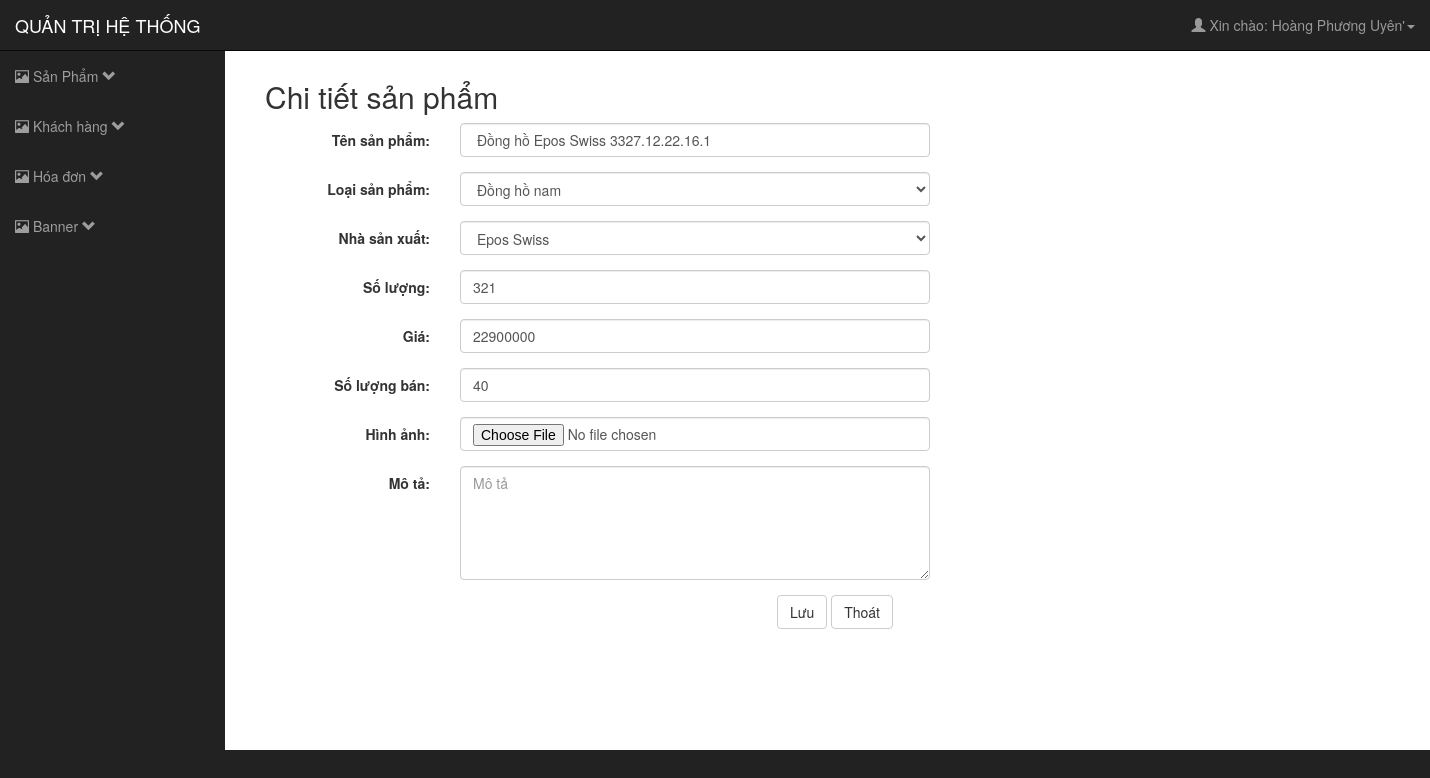
The page /WebShop/Admin/index.php?action=edit&ma_sp=6 (signed in) on the database its author committed.
### tables this page shows
CREATE TABLE `sanpham` (
  `ma_sp` int(11) NOT NULL,
  `ten_sp` varchar(40) NOT NULL,
  `don_gia` int(11) NOT NULL,
  `hinh_anh` varchar(100) NOT NULL,
  `ma_loai_sp` int(11) NOT NULL,
  `ma_nsx` int(11) NOT NULL,
  `so_luong` int(11) NOT NULL,
  `thong_tin` varchar(200) NOT NULL,
  `so_luong_ban` int(11) NOT NULL,
  `chi_tiet_sp` varchar(200) NOT NULL,
  `khuyen_mai` varchar(100) NOT NULL
);

### WebShop/Admin/index.php (called while the page is built, shortened)
<?php
    include "config.php";
 ?>
<?php
    include "controller/controller_login.php";
?>

### WebShop/Admin/config.php (called while the page is built, shortened)
 <?php
class config
{
	var $conn = "";
	var $sql = "";
	public function __construct($hostname="localhost", $dbname="shop_dongho", $user="root",$pass=""){
		try		{
		$this->conn = new PDO("mysql:host=$hostname; dbname=$dbname; charset=utf8","$user","$pass");
		$this->conn->setAttribute(PDO::ATTR_ERRMODE, PDO::ERRMODE_EXCEPTION);
		}
		catch(PDOException $e){
			exit("Không kết nối được với csdl !");
		}
	}
	public function setQuery($sql){
		$this->sql = $sql;
	}
	public function execute($options = array()){
		try	{
			$this->cursor = $this->conn->prepare($this->sql);
			$this->cursor->execute($options);
			return $this->cursor;
		}
		catch(PDOException $e){
			return false;
		}
	}
	public function loadAllRows($options = array()){
		if(!$options){
			if (!$result = $this->execute())
				return false;
		}
		else {
			if (!$result = $this->execute($options))
				return false;
		}
		return $result->fetchAll(PDO::FETCH_OBJ);
	}
	public function loadRow($options = array()){
		if(!$options){
			if (!$result = $this->execute())
				return false;
		}
		else {
			if (!$result = $this->execute($options))
				return false;
		}
		return $result->fetch(PDO::FETCH_OBJ);
	}
}
?>

### WebShop/Admin/model/SanPhamModel.php (called while the page is built, shortened)
<?php
include_once("config.php");
class SanPhamModel extends config
{
	public function getAllLoaiSanPham(){
		return $this->loadAllRows();
	}
	public function getAllNhaSanXuat(){
		return $this->loadAllRows();
	}
	public function getSanPhamById($id)
	{
		return $this->loadRow(array($id));
	}
}

### WebShop/Admin/view/sanpham/suasanpham.php (the view, shortened to what this page needs)
<div class="container">
  <h2>Chi tiết sản phẩm</h2>
   <form class="form-horizontal" method="post">
    <div class="form-group">
      <label class="control-label col-sm-2" >Tên sản phẩm:</label>
      <div class="col-sm-10" style="width:500px;">
        <input type="text" class="form-control" id="ten_sp" placeholder="Tên sản phẩm" name="ten_sp" value="<?=$SanPham->ten_sp?>">
      </div>
    </div>
    <div class="form-group">
        <label for="type" class="col-sm-2 control-label">Loại sản phẩm:</label>
        <div class="col-sm-10" style="width:500px;">
            <div class="fg-line">
                <select class="form-control" id="ma_loai_sp" name="ma_loai_sp" title="Chọn loại sản phẩm">
                <?php foreach ($LoaiSanPham as $Loai) { ?>
                	 <option value='<?=$Loai->ma_loai_sp?>'><?=$Loai->loai_dong_ho?></option>
                  <?php } ?>
                </select>
            </div>
        </div>
     </div>
      <div class="form-group">
        <label for="type" class="col-sm-2 control-label">Nhà sản xuất:</label>
        <div class="col-sm-10" style="width:500px;">
            <div class="fg-line">
                <select class="form-control" id="ma_nsx" name="ma_nsx" title="Chọn nhà sản xuất">
                <?php foreach ($NhaSanXuat as $nsx) { ?>
                  <option value='<?=$nsx->ma_nsx?>'><?=$nsx->ten_nsx?></option>
                 <?php } ?>
                </select>
            </div>
        </div>
     </div>
    <div class="form-group">
      <label class="control-label col-sm-2">Số lượng:</label>
      <div class="col-sm-10" style="width:500px;">
        <input type="number" class="form-control" id="so_luong" placeholder="Số lượng" name="so_luong" value="<?=$SanPham->so_luong?>">
      </div>
    </div>
    <div class="form-group">
      <label class="control-label col-sm-2">Giá:</label>
      <div class="col-sm-10" style="width:500px;">
        <input type="number" class="form-control" id="don_gia" placeholder="Giá" name="don_gia" value="<?=$SanPham->don_gia?>">
      </div>
    </div>
    <div class="form-group">
      <label class="control-label col-sm-2">Số lượng bán:</label>
      <div class="col-sm-10" style="width:500px;">
        <input type="text" class="form-control" id="so_luong_ban" placeholder="Số lượng bán" name="so_luong_ban" value="<?=$SanPham->so_luong_ban?>">
      </div>
    </div>
    <div class="form-group">
      <label class="control-label col-sm-2">Hình ảnh:</label>
      <div class="col-sm-10" style="width:500px;">
        <input type="file" class="form-control" id="hinhanh"  name="hinhanh" >
      </div>
    </div>
    <div class="form-group">
      <label class="control-label col-sm-2">Mô tả:</label>
      <div class="col-sm-10" style="width:500px;">
        <textarea class="form-control" rows="5" id="thong_tin" placeholder="Mô tả" name="thong_tin"></textarea>
      </div>
    </div>
    <div class="form-group" style="text-align:center;">
    <button type="submit" class="btn btn-default" id="btnLuu" name="btnLuu">Lưu</button>
    <button type="button" class="btn btn-default">Thoát</button>
    </div>
  </form>
</div>

### WebShop/Admin/public/style.css (style rules this page uses)
body { margin-top: 100px; background-color: #222; }
@media (min-width:768px) { body { margin-top: 50px; } }

### rows shown on the page
sanpham: ten_sp "Đồng hồ Epos Swiss 3327.12.22.16.1", so_luong "321", don_gia "22900000", so_luong_ban "40"

### other values the page prints
$_SESSION["loged"] "Hoàng Phương Uyên"
form field ma_loai_sp "Đồng hồ nam"
form field ma_nsx "Epos Swiss"
